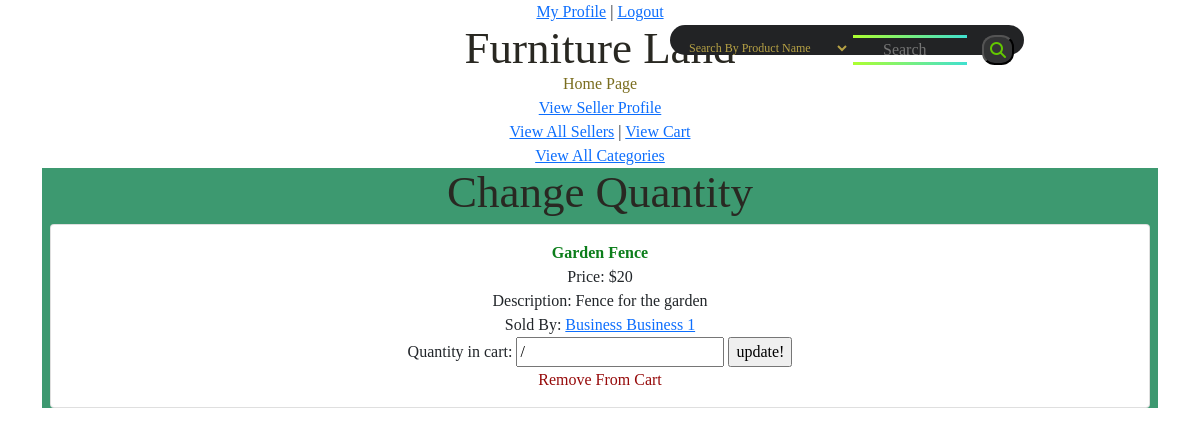
Page /Cart/modifyQuantity/3 (signed in) on the earlier database version.
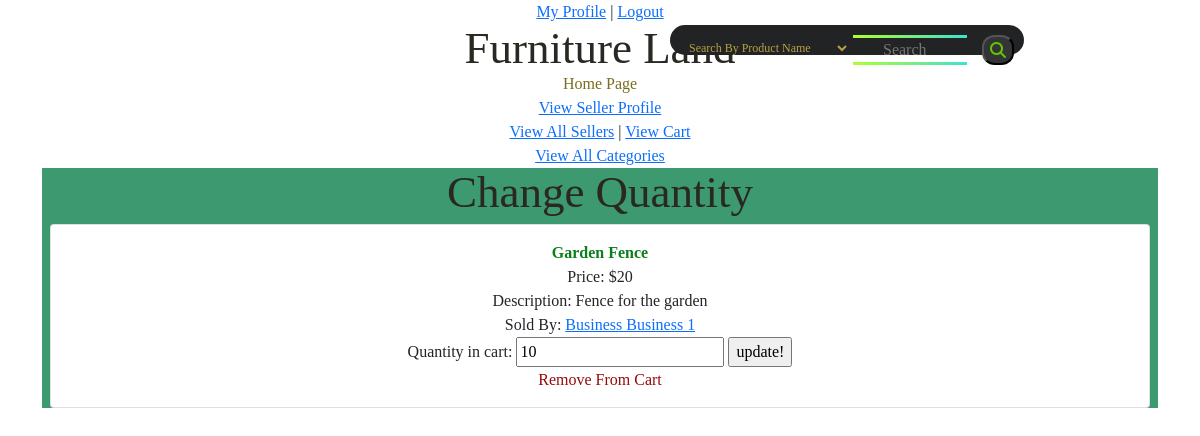
Same page on the later database version.
### tables this page shows
CREATE TABLE `product` (
  `product_id` int(11) NOT NULL,
  `product_name` varchar(50) NOT NULL,
  `category_id` int(11) NOT NULL,
  `seller_id` int(11) NOT NULL,
  `available_quantity` int(11) NOT NULL,
  `price` int(11) NOT NULL,
  `description` text NOT NULL,
  `quality` tinyint(1) NOT NULL COMMENT ' 0 is new, 1 is somewhat used, 2 is very used'
);

CREATE TABLE `seller` (
  `seller_id` int(11) NOT NULL,
  `user_id` int(11) NOT NULL,
  `type` tinyint(1) NOT NULL COMMENT '0 is independent, 1 is business',
  `name` varchar(40) NOT NULL,
  `location` varchar(100) NOT NULL
);

CREATE TABLE `products_in_cart` (
  `id` int(11) NOT NULL,
  `cart_id` int(11) NOT NULL,
  `product_id` int(11) NOT NULL,
  `quantity` int(11) NOT NULL
);

### app/core/App.php (called while the page is built, shortened)
<?php
		class App {
			private $method = 'index';
			public function __construct() {
				$url = self::parseUrl();
				if (isset($url[0])) {
					unset($url[0]);
				}
				$this->controller = new $this->controller;
				if (isset($url[1])) {
					if (method_exists($this->controller, $url[1]))
						$this->method = $url[1];
					unset($url[1]);
				}
				$this->params = $url ? array_values($url) : [];
				call_user_func_array([$this->controller, $this->method], $this->params);
			}
			private static function parseUrl() {
				if (isset($_GET['url'])) {
					return explode('/',
						filter_var(
							rtrim($_GET['url'], '/'),
							FILTER_SANITIZE_URL)
					);
				}
			}
		}

### index.php (called while the page is built, shortened)
<?php
    new \app\core\App();

### app/models/Product.php (called while the page is built, shortened)
<?php
        class Product extends \app\core\Model {
            function get($product_id) {
                $SQL = 'SELECT * FROM product WHERE product_id = :product_id';
                $STMT = self::$_connection->prepare($SQL);
                $STMT->execute(['product_id'=>$product_id]);
                $STMT->setFetchMode(\PDO::FETCH_CLASS, "app\models\Product");
                return $STMT->fetch();
            }
        }

### app/core/DBConnection.php (called while the page is built, shortened)
<?php
		class DBConnection {
			static $connection = null;
			private function __construct() {
				if (self::$connection == null) {
					$host = 'localhost';
					$DBname = 'projectdb';
					$user = 'root';
					$password = '';
					self::$connection = new \PDO("mysql:host=$host;dbname=$DBname", $user, $password);
				}
			}
			public static function getInstance() {
				return self::$connection;
			}
		}

### app/models/Seller.php (called while the page is built, shortened)
<?php
    class Seller extends \app\core\Model {
        function get($seller_id) {
            $SQL = 'SELECT * FROM seller WHERE seller_id = :seller_id';
            $STMT = self::$_connection->prepare($SQL);
            $STMT->execute(['seller_id'=> $seller_id]);
            $STMT->setFetchMode(\PDO::FETCH_CLASS, "app\models\Seller");
            return $STMT->fetch();
        }
    }

### app/models/Cart.php (called while the page is built, shortened)
<?php
        class Cart extends \app\core\Model {
            public function getQuantityByProductId($product_id) {
                $SQL = 'SELECT quantity FROM products_in_cart WHERE product_id = :product_id AND cart_id = :cart_id';
                $STMT = self::$_connection->prepare($SQL);
                $STMT->execute(['product_id'=>$product_id, 'cart_id'=>$_SESSION['cart_id']]);
                return $STMT->fetch();
            }
        }

### app/views/Cart/update.php (the view, shortened to what this page needs)
<html>
    <head>
        <link rel="stylesheet" href="../public/css/style.css">
        <link href="https://cdn.jsdelivr.net/npm/bootstrap@5.1.3/dist/css/bootstrap.min.css" rel="stylesheet">
    </head>
    <body>
        <div class="container">
            <?php
                 $this->view('Subviews/navigation');
            ?>
        <div class='products'>
        <h1 style='text-align: center;'>Change Quantity</h1>
        <form method='post' action=''>
        <?php
            $seller = new \app\models\Seller();
            $cart = new \app\models\Cart();
            if ($data != null) {
                    $quantity = $cart->getQuantityByProductId($data->product_id);
                    $currentSeller = $seller->get($data->seller_id);
                    echo "<div class='card m-2'>
                    <div class='card-body'>
                    <b>$data->product_name</b> <br>
                    Price: $$data->price <br>
                    Description: $data->description <br>
                    Sold By: <a href='/Seller/index/$currentSeller->seller_id'>$currentSeller->name</a> <br>
                    Quantity in cart: <input type='text' name='qty' value=$quantity[0] />
                    <input type='submit' name='change' value='update!'/><br>
                    <a href='/Cart/removeFromCart/$data->product_id' class='m-2' id='del'>Remove From Cart</a> </div> </div>";
            }
        ?>
        </div>
        </div>
    </body>
</html>

### app/controllers/Cart.php (shortened to what this page needs)
<?php
        class Cart extends \app\core\Controller {
            public function modifyQuantity($product_id) {
                $cart = new \app\models\Cart();
                $product = new \app\models\Product();
                $product = $product->get($product_id);
                if(!isset($_POST['change'])){
                    $this->view('Cart/update', $product);
                }else{
                    $cart->modifyQuantity($product_id, $_POST['qty']);
                    $this->index();
                }
            }
        }

### app/core/Controller.php (shortened to what this page needs)
<?php
		class Controller {
			public function view($name, $data = []) {
				if (file_exists('app/views/' . $name . '.php'))
					include('app/views/' . $name . '.php');
				else
					echo 'app/views/' . $name . '.php does not exist';
			}
		}

### app/views/Subviews/navigation.php (shortened to what this page needs)
<html>
    <head>
        <link rel="stylesheet" href="../public/css/home.css">
    </head>
    <body>
	<div>
	<?php
                if (!isset($_SESSION['user_id']))
                    echo "<a id='log' href='/User/login'>Login</a> | <a id='reg' href='/User/register'>Register</a>";
                else
                    echo "<a href='/User/index'>My Profile</a> | <a href='/User/logout'>Logout</a>";
            ?>
            <h1>Furniture Land</h1>
		<a class='home'href='/Main/index'>Home Page</a><br>
		<?php
			if (isset($_SESSION['seller_id'])) {
				$id = $_SESSION['seller_id'];
				echo "<a href='/Seller/index/$id'>View Seller Profile</a><br>";
			}
			else if (isset($_SESSION['user_id'])) {
				echo "<a href='/Seller/create'>Create Seller Profile</a><br>";
			}
		?>
		<a href='/Seller/list'>View All Sellers</a> | <a href='/Cart/index'>View Cart</a><br>
		<a href='/Category/index'>View All Categories</a>
	</div>
	<?php
        $this->view('Search/search');
    ?>
    </body>
</html>

### app/views/Search/search.php (shortened to what this page needs)
<!DOCTYPE html>
<html lang="en">
<head>
</head>
<body>
<div class="search-box">
	<form method="post" action = "">
        <input class="search-text" type="text" name="search" placeholder="Search">
        <select id='select-option' name = "search_type">
            <option value = "product_name">Search By Product Name</option>
        </select>
        <button id='search' type="submit" name="action">
			<i class="fas fa-search"></i>
		</button>
    </form>
	</div>
</body>
</html>

### public/css/style.css (style rules this page uses)
.products { background: #3D9970; }
b { color: #0c7e1b; }
.m-2#del { text-decoration: none; color: #960a0a; padding: 3.5px; border-radius: 50px 15px 50px 19px; }

### public/css/home.css (style rules this page uses)
.container { text-align: center; font-family: 'Trocchi', serif; font-weight: normal; }
.container h1 { color: #292822; font-family: 'Trocchi', serif; font-size: 45px; font-weight: normal; line-height: 48px; margin: 0; }
.home { text-shadow: center; color: #7a6d1e; text-decoration: none; }
.search-box { position: absolute; top: 40px; right: -1px; transform: translate(-50%, -50%); background: #222325; height: 30px; border-radius: 40px; padding: 10px; }
.search-text { border: none; background: none; outline: none; border: 3px solid green; Text-align: 20px; padding-left: 30px; color: white; font-size: 16px; transition:1s; line-height: 22px; width: 120px; border-image: linear-gradient(to left, turquoise, greenyellow) 1 0; }
#select-option { border: none; background: none; outline: none; float: left; padding: 5px; color: rgb(182, 161, 69); font-size: 12px; transition: 0.4s; line-height: 40px; width: 170px; }
#search { color: #63c700; float: right; height: 30px; margin-left: 12px; border-radius: 40%; background: #333435; display: flex; justify-content: center; align-items: center; }

Differences in the rows shown:
added products_in_cart: qty "10"
Other differences:
form field qty: "/" → (not shown)
